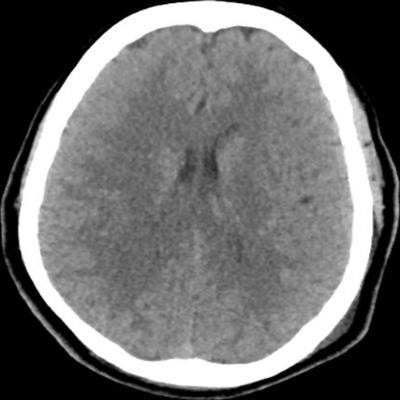
#> input picture detection/pdataset/normal/103.jpg, 400 x 400 px; its folder holds only this picture in this run
$ jupyter execute --allow-errors StrokePrediction.ipynb   (shell and % lines are left out)
#> lines starting #> are read from the running program, lines starting #| are printed output that depends on the picture
# Data Preprocessing

[cell 1]
import numpy as np
import os
import cv2
import tensorflow as tf
import pickle
from random import shuffle

[cell 2]
dataset = os.path.join(os.getcwd(), "pdataset")
data = []
for i , value in enumerate(os.listdir(dataset)):
    f_dir = os.path.join(dataset,value)
    for each in os.listdir(f_dir):
        image = cv2.imread(os.path.join(f_dir,each),0)
#> image is the input picture: shape (400, 400); min 0, max 255, mean 108.6
        image = cv2.resize(image,(200,200))
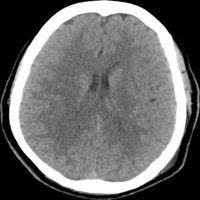
#> image: shape (200, 200); min 0, max 255, mean 108.7
        data.append((image,i))
#> pass 2 of the loop `for i , value in enumerate(os.listdir(dataset)):`:
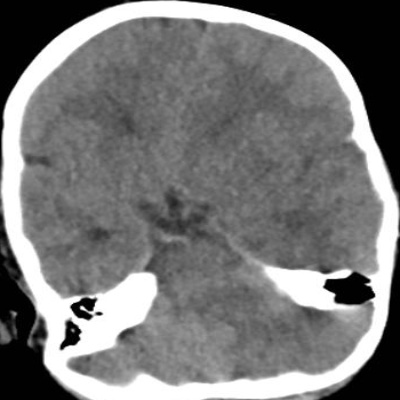
#> input picture detection/pdataset/stroke/10.jpg, 400 x 400 px
#> image is the input picture: shape (400, 400); min 0, max 255, mean 119.3
#> `image = cv2.resize(image,(200,200))`:
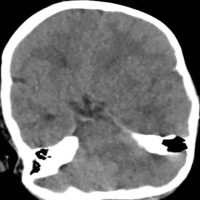
#> image: shape (200, 200); min 0, max 255, mean 119.4

[cell 3]
shuffle(data)
x = []
y = []
for features , label in data:
    x.append(features)
    y.append(label)
#> this loop made 2 passes
#> label on passes 1 to 2: 0, 1
#> after the loop, x = 2 items; y = [0, 1]
x = np.array(x).reshape(-1,200,200,1)
pickle_out = open("X.pickle","wb")
pickle.dump(x,pickle_out)
pickle_out.close()

pickle_out = open("Y.pickle","wb")
pickle.dump(y,pickle_out)
pickle_out.close()
